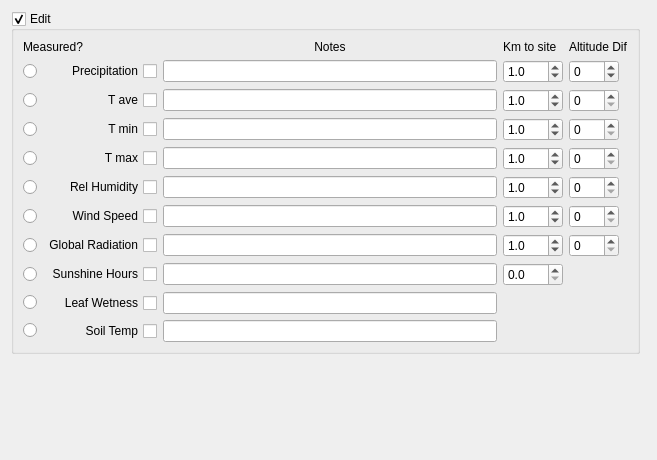
      <widget class="QWidget" name="tabWeather">
       <attribute name="title">
        <string>Weather</string>
       </attribute>
       <layout class="QGridLayout" name="gridLayout_43">
        <item row="0" column="0" rowspan="2" alignment="Qt::AlignTop">
         <widget class="QGroupBox" name="gbxWeather">
          <property name="font">
           <font>
            <pointsize>9</pointsize>
           </font>
          </property>
          <property name="title">
           <string>Edit</string>
          </property>
          <property name="checkable">
           <bool>true</bool>
          </property>
          <property name="checked">
           <bool>true</bool>
          </property>
          <layout class="QGridLayout" name="gridLayout_44">
           <item row="0" column="0">
            <widget class="QLabel" name="lblWeatherMeasured">
             <property name="font">
              <font>
               <pointsize>9</pointsize>
              </font>
             </property>
             <property name="text">
              <string>Measured?</string>
             </property>
            </widget>
           </item>
           <item row="0" column="3">
            <widget class="QLabel" name="lblMgmtPoints_7">
             <property name="font">
              <font>
               <pointsize>9</pointsize>
              </font>
             </property>
             <property name="text">
              <string>Km to site</string>
             </property>
            </widget>
           </item>
           <item row="0" column="4">
            <widget class="QLabel" name="lblMgmtObservations_6">
             <property name="sizePolicy">
              <sizepolicy hsizetype="Preferred" vsizetype="Fixed">
               <horstretch>0</horstretch>
               <verstretch>0</verstretch>
              </sizepolicy>
             </property>
             <property name="font">
              <font>
               <pointsize>9</pointsize>
              </font>
             </property>
             <property name="text">
              <string>Altitude Dif</string>
             </property>
            </widget>
           </item>
           <item row="1" column="0" colspan="2">
            <layout class="QHBoxLayout" name="horizontalLayout_11">
             <item>
              <widget class="QRadioButton" name="rbPrecipitationWeatherMeasured">
               <property name="text">
                <string/>
               </property>
               <property name="checked">
                <bool>false</bool>
               </property>
               <property name="autoExclusive">
                <bool>false</bool>
               </property>
              </widget>
             </item>
             <item>
              <widget class="QCheckBox" name="chbxPrecipitationWeather">
               <property name="sizePolicy">
                <sizepolicy hsizetype="Minimum" vsizetype="Fixed">
                 <horstretch>1</horstretch>
                 <verstretch>0</verstretch>
                </sizepolicy>
               </property>
               <property name="toolTip">
                <string>&lt;html&gt;&lt;head/&gt;&lt;body&gt;&lt;p&gt;Check if Minimum Data&lt;/p&gt;&lt;/body&gt;&lt;/html&gt;</string>
               </property>
               <property name="layoutDirection">
                <enum>Qt::RightToLeft</enum>
               </property>
               <property name="text">
                <string>Precipitation</string>
               </property>
               <property name="checked">
                <bool>false</bool>
               </property>
               <property name="tristate">
                <bool>false</bool>
               </property>
              </widget>
             </item>
            </layout>
           </item>
           <item row="1" column="3">
            <widget class="QDoubleSpinBox" name="dsbPrecipitationKmWeather">
             <property name="maximumSize">
              <size>
               <width>60</width>
               <height>16777215</height>
              </size>
             </property>
             <property name="toolTip">
              <string>Distance to field experiment (in Km) - Optimal &lt; 1 km</string>
             </property>
             <property name="decimals">
              <number>1</number>
             </property>
             <property name="maximum">
              <double>1000.000000000000000</double>
             </property>
             <property name="singleStep">
              <double>0.500000000000000</double>
             </property>
             <property name="value">
              <double>1.000000000000000</double>
             </property>
            </widget>
           </item>
           <item row="1" column="4">
            <widget class="QSpinBox" name="sbPrecipitationAltDifWeather">
             <property name="sizePolicy">
              <sizepolicy hsizetype="Minimum" vsizetype="Fixed">
               <horstretch>0</horstretch>
               <verstretch>0</verstretch>
              </sizepolicy>
             </property>
             <property name="maximumSize">
              <size>
               <width>50</width>
               <height>16777215</height>
              </size>
             </property>
             <property name="toolTip">
              <string>&lt;html&gt;&lt;head/&gt;&lt;body&gt;&lt;p&gt;Number of observations&lt;/p&gt;&lt;/body&gt;&lt;/html&gt;</string>
             </property>
             <property name="minimum">
              <number>-1000</number>
             </property>
             <property name="maximum">
              <number>1000</number>
             </property>
             <property name="value">
              <number>0</number>
             </property>
            </widget>
           </item>
           <item row="2" column="0" colspan="2">
            <layout class="QHBoxLayout" name="horizontalLayout9">
             <item>
              <widget class="QRadioButton" name="rbTAveWeatherMeasured">
               <property name="text">
                <string/>
               </property>
               <property name="checked">
                <bool>false</bool>
               </property>
               <property name="autoExclusive">
                <bool>false</bool>
               </property>
              </widget>
             </item>
             <item>
              <widget class="QCheckBox" name="chbxTAveWeather">
               <property name="sizePolicy">
                <sizepolicy hsizetype="Minimum" vsizetype="Fixed">
                 <horstretch>1</horstretch>
                 <verstretch>0</verstretch>
                </sizepolicy>
               </property>
               <property name="toolTip">
                <string>&lt;html&gt;&lt;head/&gt;&lt;body&gt;&lt;p&gt;Check if Minimum Data&lt;/p&gt;&lt;/body&gt;&lt;/html&gt;</string>
               </property>
               <property name="layoutDirection">
                <enum>Qt::RightToLeft</enum>
               </property>
               <property name="text">
                <string>T ave</string>
               </property>
              </widget>
             </item>
            </layout>
           </item>
           <item row="2" column="3">
            <widget class="QDoubleSpinBox" name="dsbTAveKmWeather">
             <property name="maximumSize">
              <size>
               <width>60</width>
               <height>16777215</height>
              </size>
             </property>
             <property name="toolTip">
              <string>Distance to field experiment (in Km) - Optimal &lt; 1 km</string>
             </property>
             <property name="decimals">
              <number>1</number>
             </property>
             <property name="maximum">
              <double>1000.000000000000000</double>
             </property>
             <property name="singleStep">
              <double>0.500000000000000</double>
             </property>
             <property name="value">
              <double>1.000000000000000</double>
             </property>
            </widget>
           </item>
           <item row="2" column="4">
            <widget class="QSpinBox" name="sbTAveAltDifWeather">
             <property name="sizePolicy">
              <sizepolicy hsizetype="Minimum" vsizetype="Fixed">
               <horstretch>0</horstretch>
               <verstretch>0</verstretch>
              </sizepolicy>
             </property>
             <property name="maximumSize">
              <size>
               <width>50</width>
               <height>16777215</height>
              </size>
             </property>
             <property name="toolTip">
              <string>&lt;html&gt;&lt;head/&gt;&lt;body&gt;&lt;p&gt;Number of observations&lt;/p&gt;&lt;/body&gt;&lt;/html&gt;</string>
             </property>
             <property name="value">
              <number>0</number>
             </property>
            </widget>
           </item>
           <item row="3" column="0" colspan="2">
            <layout class="QHBoxLayout" name="horizontalLayout_30">
             <item>
              <widget class="QRadioButton" name="rbTMinWeatherMeasured">
               <property name="text">
                <string/>
               </property>
               <property name="checked">
                <bool>false</bool>
               </property>
               <property name="autoExclusive">
                <bool>false</bool>
               </property>
              </widget>
             </item>
             <item>
              <widget class="QCheckBox" name="chbxTMinWeather">
               <property name="sizePolicy">
                <sizepolicy hsizetype="Minimum" vsizetype="Fixed">
                 <horstretch>1</horstretch>
                 <verstretch>0</verstretch>
                </sizepolicy>
               </property>
               <property name="toolTip">
                <string>&lt;html&gt;&lt;head/&gt;&lt;body&gt;&lt;p&gt;Check if Minimum Data&lt;/p&gt;&lt;/body&gt;&lt;/html&gt;</string>
               </property>
               <property name="layoutDirection">
                <enum>Qt::RightToLeft</enum>
               </property>
               <property name="text">
                <string>T min</string>
               </property>
               <property name="checked">
                <bool>false</bool>
               </property>
              </widget>
             </item>
            </layout>
           </item>
           <item row="3" column="3">
            <widget class="QDoubleSpinBox" name="dsbTMinKmWeather">
             <property name="maximumSize">
              <size>
               <width>60</width>
               <height>16777215</height>
              </size>
             </property>
             <property name="toolTip">
              <string>Distance to field experiment (in Km) - Optimal &lt; 1 km</string>
             </property>
             <property name="decimals">
              <number>1</number>
             </property>
             <property name="maximum">
              <double>1000.000000000000000</double>
             </property>
             <property name="singleStep">
              <double>0.500000000000000</double>
             </property>
             <property name="value">
              <double>1.000000000000000</double>
             </property>
            </widget>
           </item>
           <item row="3" column="4">
            <widget class="QSpinBox" name="sbTMinAltDifWeather">
             <property name="sizePolicy">
              <sizepolicy hsizetype="Minimum" vsizetype="Fixed">
               <horstretch>0</horstretch>
               <verstretch>0</verstretch>
              </sizepolicy>
             </property>
             <property name="maximumSize">
              <size>
               <width>50</width>
               <height>16777215</height>
              </size>
             </property>
             <property name="toolTip">
              <string>&lt;html&gt;&lt;head/&gt;&lt;body&gt;&lt;p&gt;Number of observations&lt;/p&gt;&lt;/body&gt;&lt;/html&gt;</string>
             </property>
             <property name="value">
              <number>0</number>
             </property>
            </widget>
           </item>
           <item row="4" column="0" colspan="2">
            <layout class="QHBoxLayout" name="horizontalLayout_31">
             <item>
              <widget class="QRadioButton" name="rbTMaxWeatherMeasured">
               <property name="text">
                <string/>
               </property>
               <property name="checked">
                <bool>false</bool>
               </property>
               <property name="autoExclusive">
                <bool>false</bool>
               </property>
              </widget>
             </item>
             <item>
              <widget class="QCheckBox" name="chbxTMaxWeather">
               <property name="sizePolicy">
                <sizepolicy hsizetype="Minimum" vsizetype="Fixed">
                 <horstretch>1</horstretch>
                 <verstretch>0</verstretch>
                </sizepolicy>
               </property>
               <property name="toolTip">
                <string>&lt;html&gt;&lt;head/&gt;&lt;body&gt;&lt;p&gt;Check if Minimum Data&lt;/p&gt;&lt;/body&gt;&lt;/html&gt;</string>
               </property>
               <property name="layoutDirection">
                <enum>Qt::RightToLeft</enum>
               </property>
               <property name="text">
                <string>T max</string>
               </property>
               <property name="checked">
                <bool>false</bool>
               </property>
              </widget>
             </item>
            </layout>
           </item>
           <item row="4" column="3">
            <widget class="QDoubleSpinBox" name="dsbTMaxKmWeather">
             <property name="maximumSize">
              <size>
               <width>60</width>
               <height>16777215</height>
              </size>
             </property>
             <property name="toolTip">
              <string>Distance to field experiment (in Km) - Optimal &lt; 1 km</string>
             </property>
             <property name="decimals">
              <number>1</number>
             </property>
             <property name="maximum">
              <double>1000.000000000000000</double>
             </property>
             <property name="singleStep">
              <double>0.500000000000000</double>
             </property>
             <property name="value">
              <double>1.000000000000000</double>
             </property>
            </widget>
           </item>
           <item row="4" column="4">
            <widget class="QSpinBox" name="sbTMaxAltDifWeather">
             <property name="sizePolicy">
              <sizepolicy hsizetype="Minimum" vsizetype="Fixed">
               <horstretch>0</horstretch>
               <verstretch>0</verstretch>
              </sizepolicy>
             </property>
             <property name="maximumSize">
              <size>
               <width>50</width>
               <height>16777215</height>
              </size>
             </property>
             <property name="toolTip">
              <string>&lt;html&gt;&lt;head/&gt;&lt;body&gt;&lt;p&gt;Number of observations&lt;/p&gt;&lt;/body&gt;&lt;/html&gt;</string>
             </property>
             <property name="value">
              <number>0</number>
             </property>
            </widget>
           </item>
           <item row="5" column="0" colspan="2">
            <layout class="QHBoxLayout" name="horizontalLayout_32">
             <item>
              <widget class="QRadioButton" name="rbRelHumidityWeatherMeasured">
               <property name="text">
                <string/>
               </property>
               <property name="checked">
                <bool>false</bool>
               </property>
               <property name="autoExclusive">
                <bool>false</bool>
               </property>
              </widget>
             </item>
             <item>
              <widget class="QCheckBox" name="chbxRelHumidityWeather">
               <property name="sizePolicy">
                <sizepolicy hsizetype="Minimum" vsizetype="Fixed">
                 <horstretch>1</horstretch>
                 <verstretch>0</verstretch>
                </sizepolicy>
               </property>
               <property name="toolTip">
                <string>&lt;html&gt;&lt;head/&gt;&lt;body&gt;&lt;p&gt;Check if Minimum Data&lt;/p&gt;&lt;/body&gt;&lt;/html&gt;</string>
               </property>
               <property name="layoutDirection">
                <enum>Qt::RightToLeft</enum>
               </property>
               <property name="text">
                <string>Rel Humidity</string>
               </property>
               <property name="checked">
                <bool>false</bool>
               </property>
              </widget>
             </item>
            </layout>
           </item>
           <item row="5" column="3">
            <widget class="QDoubleSpinBox" name="dsbRelHumidityKmWeather">
             <property name="maximumSize">
              <size>
               <width>60</width>
               <height>16777215</height>
              </size>
             </property>
             <property name="toolTip">
              <string>Distance to field experiment (in Km) - Optimal &lt; 1 km</string>
             </property>
             <property name="decimals">
              <number>1</number>
             </property>
             <property name="maximum">
              <double>1000.000000000000000</double>
             </property>
             <property name="singleStep">
              <double>0.500000000000000</double>
             </property>
             <property name="value">
              <double>1.000000000000000</double>
             </property>
            </widget>
           </item>
           <item row="5" column="4">
            <widget class="QSpinBox" name="sbRelHumidityAltDifWeather">
             <property name="sizePolicy">
              <sizepolicy hsizetype="Minimum" vsizetype="Fixed">
               <horstretch>0</horstretch>
               <verstretch>0</verstretch>
              </sizepolicy>
             </property>
             <property name="maximumSize">
              <size>
               <width>50</width>
               <height>16777215</height>
              </size>
             </property>
             <property name="toolTip">
              <string>&lt;html&gt;&lt;head/&gt;&lt;body&gt;&lt;p&gt;Number of observations&lt;/p&gt;&lt;/body&gt;&lt;/html&gt;</string>
             </property>
             <property name="value">
              <number>0</number>
             </property>
            </widget>
           </item>
           <item row="6" column="0" colspan="2">
            <layout class="QHBoxLayout" name="horizontalLayout_33">
             <item>
              <widget class="QRadioButton" name="rbWindSpeedWeatherMeasured">
               <property name="text">
                <string/>
               </property>
               <property name="checked">
                <bool>false</bool>
               </property>
               <property name="autoExclusive">
                <bool>false</bool>
               </property>
              </widget>
             </item>
             <item>
              <widget class="QCheckBox" name="chbxWindSpeedWeather">
               <property name="sizePolicy">
                <sizepolicy hsizetype="Minimum" vsizetype="Fixed">
                 <horstretch>1</horstretch>
                 <verstretch>0</verstretch>
                </sizepolicy>
               </property>
               <property name="toolTip">
                <string>&lt;html&gt;&lt;head/&gt;&lt;body&gt;&lt;p&gt;Check if Minimum Data&lt;/p&gt;&lt;/body&gt;&lt;/html&gt;</string>
               </property>
               <property name="statusTip">
                <string/>
               </property>
               <property name="whatsThis">
                <string/>
               </property>
               <property name="layoutDirection">
                <enum>Qt::RightToLeft</enum>
               </property>
               <property name="text">
                <string>Wind Speed</string>
               </property>
               <property name="checked">
                <bool>false</bool>
               </property>
               <property name="tristate">
                <bool>true</bool>
               </property>
              </widget>
             </item>
            </layout>
           </item>
           <item row="6" column="3">
            <widget class="QDoubleSpinBox" name="dsbWindSpeedKmWeather">
             <property name="maximumSize">
              <size>
               <width>60</width>
               <height>16777215</height>
              </size>
             </property>
             <property name="toolTip">
              <string>Distance to field experiment (in Km) - Optimal &lt; 1 km</string>
             </property>
             <property name="decimals">
              <number>1</number>
             </property>
             <property name="maximum">
              <double>1000.000000000000000</double>
             </property>
             <property name="singleStep">
              <double>0.500000000000000</double>
             </property>
             <property name="value">
              <double>1.000000000000000</double>
             </property>
            </widget>
           </item>
           <item row="6" column="4">
            <widget class="QSpinBox" name="sbWindSpeedAltDifWeather">
             <property name="sizePolicy">
              <sizepolicy hsizetype="Minimum" vsizetype="Fixed">
               <horstretch>0</horstretch>
               <verstretch>0</verstretch>
              </sizepolicy>
             </property>
             <property name="maximumSize">
              <size>
               <width>50</width>
               <height>16777215</height>
              </size>
             </property>
             <property name="toolTip">
              <string>&lt;html&gt;&lt;head/&gt;&lt;body&gt;&lt;p&gt;Number of observations&lt;/p&gt;&lt;/body&gt;&lt;/html&gt;</string>
             </property>
             <property name="value">
              <number>0</number>
             </property>
            </widget>
           </item>
           <item row="7" column="0" colspan="2">
            <layout class="QHBoxLayout" name="horizontalLayout_34">
             <item>
              <widget class="QRadioButton" name="rbGlobalRadiationWeatherMeasured">
               <property name="text">
                <string/>
               </property>
               <property name="checked">
                <bool>false</bool>
               </property>
               <property name="autoExclusive">
                <bool>false</bool>
               </property>
              </widget>
             </item>
             <item>
              <widget class="QCheckBox" name="chbxGlobalRadiationWeather">
               <property name="sizePolicy">
                <sizepolicy hsizetype="Minimum" vsizetype="Fixed">
                 <horstretch>1</horstretch>
                 <verstretch>0</verstretch>
                </sizepolicy>
               </property>
               <property name="toolTip">
                <string>&lt;html&gt;&lt;head/&gt;&lt;body&gt;&lt;p&gt;Check if Minimum Data&lt;/p&gt;&lt;/body&gt;&lt;/html&gt;</string>
               </property>
               <property name="layoutDirection">
                <enum>Qt::RightToLeft</enum>
               </property>
               <property name="text">
                <string>Global Radiation</string>
               </property>
               <property name="checked">
                <bool>false</bool>
               </property>
               <property name="tristate">
                <bool>true</bool>
               </property>
              </widget>
             </item>
            </layout>
           </item>
           <item row="7" column="3">
            <widget class="QDoubleSpinBox" name="dsbGlobalRadiationKmWeather">
             <property name="maximumSize">
              <size>
               <width>60</width>
               <height>16777215</height>
              </size>
             </property>
             <property name="toolTip">
              <string>Distance to field experiment (in Km) - Optimal &lt; 1 km</string>
             </property>
             <property name="decimals">
              <number>1</number>
             </property>
             <property name="maximum">
              <double>1000.000000000000000</double>
             </property>
             <property name="singleStep">
              <double>0.500000000000000</double>
             </property>
             <property name="value">
              <double>1.000000000000000</double>
             </property>
            </widget>
           </item>
           <item row="7" column="4">
            <widget class="QSpinBox" name="sbGlobalRadiationAltDifWeather">
             <property name="sizePolicy">
              <sizepolicy hsizetype="Minimum" vsizetype="Fixed">
               <horstretch>0</horstretch>
               <verstretch>0</verstretch>
              </sizepolicy>
             </property>
             <property name="maximumSize">
              <size>
               <width>50</width>
               <height>16777215</height>
              </size>
             </property>
             <property name="toolTip">
              <string>&lt;html&gt;&lt;head/&gt;&lt;body&gt;&lt;p&gt;Number of observations&lt;/p&gt;&lt;/body&gt;&lt;/html&gt;</string>
             </property>
             <property name="value">
              <number>0</number>
             </property>
            </widget>
           </item>
           <item row="8" column="0" colspan="2">
            <layout class="QHBoxLayout" name="horizontalLayout_35">
             <item>
              <widget class="QRadioButton" name="rbSunshineHoursWeatherMeasured">
               <property name="text">
                <string/>
               </property>
               <property name="checked">
                <bool>false</bool>
               </property>
               <property name="autoExclusive">
                <bool>false</bool>
               </property>
              </widget>
             </item>
             <item>
              <widget class="QCheckBox" name="chbxSunshineHoursWeather">
               <property name="sizePolicy">
                <sizepolicy hsizetype="Minimum" vsizetype="Fixed">
                 <horstretch>1</horstretch>
                 <verstretch>0</verstretch>
                </sizepolicy>
               </property>
               <property name="toolTip">
                <string>&lt;html&gt;&lt;head/&gt;&lt;body&gt;&lt;p&gt;Check if Minimum Data&lt;/p&gt;&lt;/body&gt;&lt;/html&gt;</string>
               </property>
               <property name="layoutDirection">
                <enum>Qt::RightToLeft</enum>
               </property>
               <property name="text">
                <string>Sunshine Hours</string>
               </property>
               <property name="checked">
                <bool>false</bool>
               </property>
               <property name="tristate">
                <bool>true</bool>
               </property>
              </widget>
             </item>
            </layout>
           </item>
           <item row="8" column="3">
            <widget class="QDoubleSpinBox" name="dsbSunshineHoursKmWeather">
             <property name="enabled">
              <bool>true</bool>
             </property>
             <property name="maximumSize">
              <size>
               <width>60</width>
               <height>16777215</height>
              </size>
             </property>
             <property name="toolTip">
              <string>Distance to field experiment (in Km) - Optimal &lt; 1 km</string>
             </property>
             <property name="decimals">
              <number>1</number>
             </property>
             <property name="maximum">
              <double>1000.000000000000000</double>
             </property>
             <property name="singleStep">
              <double>0.500000000000000</double>
             </property>
            </widget>
           </item>
           <item row="9" column="0" colspan="2">
            <layout class="QHBoxLayout" name="horizontalLayout_36">
             <item>
              <widget class="QRadioButton" name="rbLeafWetnessWeatherMeasured">
               <property name="text">
                <string/>
               </property>
               <property name="checked">
                <bool>false</bool>
               </property>
               <property name="autoExclusive">
                <bool>false</bool>
               </property>
              </widget>
             </item>
             <item>
              <widget class="QCheckBox" name="chbxLeafWetnessWeather">
               <property name="sizePolicy">
                <sizepolicy hsizetype="Minimum" vsizetype="Fixed">
                 <horstretch>1</horstretch>
                 <verstretch>0</verstretch>
                </sizepolicy>
               </property>
               <property name="toolTip">
                <string>&lt;html&gt;&lt;head/&gt;&lt;body&gt;&lt;p&gt;Check if Minimum Data&lt;/p&gt;&lt;/body&gt;&lt;/html&gt;</string>
               </property>
               <property name="layoutDirection">
                <enum>Qt::RightToLeft</enum>
               </property>
               <property name="text">
                <string>Leaf Wetness</string>
               </property>
              </widget>
             </item>
            </layout>
           </item>
           <item row="10" column="0" colspan="2">
            <layout class="QHBoxLayout" name="horizontalLayout_37">
             <item>
              <widget class="QRadioButton" name="rbSoilTempWeatherMeasured">
               <property name="text">
                <string/>
               </property>
               <property name="checked">
                <bool>false</bool>
               </property>
               <property name="autoExclusive">
                <bool>false</bool>
               </property>
              </widget>
             </item>
             <item>
              <widget class="QCheckBox" name="chbxSoilTempWeather">
               <property name="sizePolicy">
                <sizepolicy hsizetype="Minimum" vsizetype="Fixed">
                 <horstretch>1</horstretch>
                 <verstretch>0</verstretch>
                </sizepolicy>
               </property>
               <property name="toolTip">
                <string>&lt;html&gt;&lt;head/&gt;&lt;body&gt;&lt;p&gt;Check if Minimum Data&lt;/p&gt;&lt;/body&gt;&lt;/html&gt;</string>
               </property>
               <property name="layoutDirection">
                <enum>Qt::RightToLeft</enum>
               </property>
               <property name="text">
                <string>Soil Temp</string>
               </property>
              </widget>
             </item>
            </layout>
           </item>
           <item row="1" column="2">
            <widget class="QLineEdit" name="ledWeatherPrecipitation"/>
           </item>
           <item row="0" column="2">
            <widget class="QLabel" name="lblMgmtPoints_8">
             <property name="font">
              <font>
               <pointsize>9</pointsize>
              </font>
             </property>
             <property name="text">
              <string>Notes</string>
             </property>
             <property name="alignment">
              <set>Qt::AlignCenter</set>
             </property>
            </widget>
           </item>
           <item row="2" column="2">
            <widget class="QLineEdit" name="ledWeatherTAve"/>
           </item>
           <item row="3" column="2">
            <widget class="QLineEdit" name="ledWeatherTMin"/>
           </item>
           <item row="4" column="2">
            <widget class="QLineEdit" name="ledWeatherTMax"/>
           </item>
           <item row="5" column="2">
            <widget class="QLineEdit" name="ledWeatherRelHumidity"/>
           </item>
           <item row="6" column="2">
            <widget class="QLineEdit" name="ledWeatherWindSpeed"/>
           </item>
           <item row="7" column="2">
            <widget class="QLineEdit" name="ledWeatherGlobalRadiation"/>
           </item>
           <item row="8" column="2">
            <widget class="QLineEdit" name="ledWeatherSunshineHours"/>
           </item>
           <item row="9" column="2">
            <widget class="QLineEdit" name="ledWeatherLeafWetness"/>
           </item>
           <item row="10" column="2">
            <widget class="QLineEdit" name="ledWeatherSoilTemp"/>
           </item>
          </layout>
         </widget>
        </item>
        <item row="2" column="0" colspan="2">
         <spacer name="verticalSpacerWeather">
          <property name="orientation">
           <enum>Qt::Vertical</enum>
          </property>
          <property name="sizeHint" stdset="0">
           <size>
            <width>635</width>
            <height>95</height>
           </size>
          </property>
         </spacer>
        </item>
       </layout>
      </widget>
